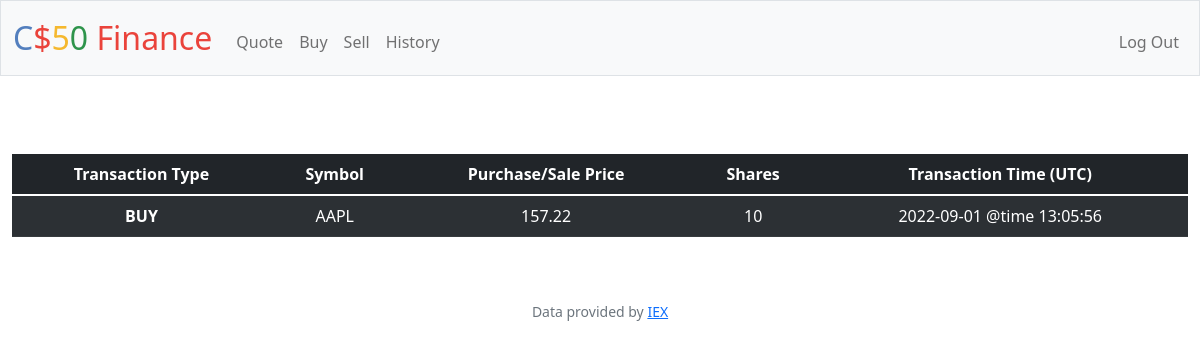
/history (signed in), run on an earlier commit of the app's database.
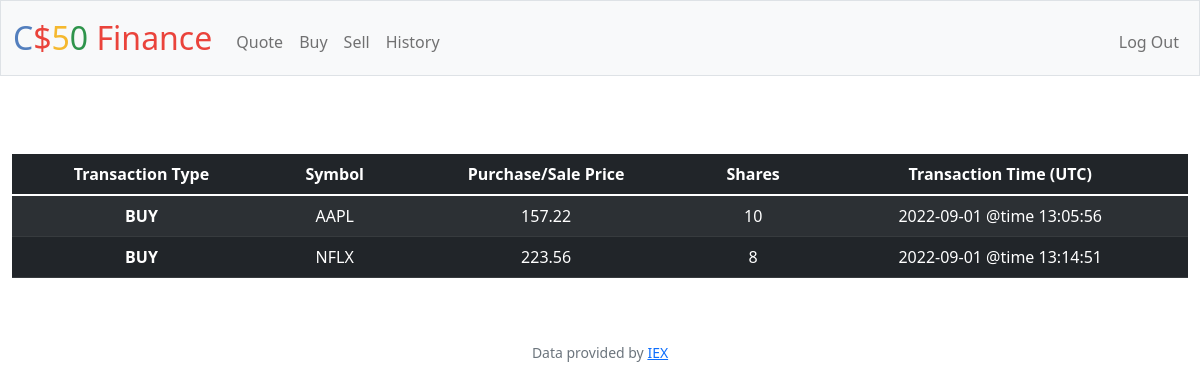
And on a later commit of the database.
### tables this page shows
CREATE TABLE orders (id INTEGER, user_id NUMERIC NOT NULL, symbol TEXT NOT NULL,             shares NUMERIC NOT NULL, price NUMERIC NOT NULL, timestamp TEXT, PRIMARY KEY(id),             FOREIGN KEY(user_id) REFERENCES users(id));

### app.py (the view)
@app.route("/history")
@login_required
def history():
    rows = db.execute("SELECT symbol, shares, price, timestamp FROM orders WHERE user_id = ?", session["user_id"])
    return render_template("history.html", rows=rows)

### app.py (called while the page is built)
@app.after_request
def after_request(response):
    response.headers["Cache-Control"] = "no-cache, no-store, must-revalidate"
    response.headers["Expires"] = 0
    response.headers["Pragma"] = "no-cache"
    return response

### helpers.py (called while the page is built)
def login_required(f):
    @wraps(f)
    def decorated_function(*args, **kwargs):
        if session.get("user_id") is None:
            return redirect("/login")
        return f(*args, **kwargs)
    return decorated_function

### templates/history.html (shortened to what this page needs)
{% extends "layout.html" %}
{% block main %}
    <table style='margin-top: 30px' class="table table-striped table-dark">
      <thead>
        <tr>
          <th scope="col"> Transaction Type </th>
          <th scope="col"> Symbol </th>
          <th scope="col"> Purchase/Sale Price </th>
          <th scope="col"> Shares </th>
          <th scope="col"> Transaction Time (UTC) </th>
        </tr>
      </thead>
      <tbody>
        {% for row in rows %}
        <tr>
          <th scope="row">
              {{ "BUY" if row["shares"] > 0 else "SELL" }}
          </th>
          <td>  {{ row["symbol"] }}  </td>
          <td>  {{ row["price"] }}  </td>
          <td>  {{ row["shares"]|abs }}  </td>
          <td>  {{ row["timestamp"] }}  </td>
        </tr>
        {% endfor %}
      </body>
{% endblock %}

### templates/layout.html (shortened to what this page needs)
<!DOCTYPE html>
<html lang="en">
    <head>
        <link href="https://cdn.jsdelivr.net/npm/bootstrap@5.1.3/dist/css/bootstrap.min.css" rel="stylesheet">
        <link href="/static/styles.css" rel="stylesheet">
    </head>
    <body>
        <nav class="bg-light border navbar navbar-expand-md navbar-light">
            <div class="container-fluid">
                <a class="navbar-brand" href="/"><span class="blue">C</span><span class="red">$</span><span class="yellow">5</span><span class="green">0</span> <span class="red">Finance</span></a>
                <div class="collapse navbar-collapse" id="navbar">
                    {% if session["user_id"] %}
                        <ul class="navbar-nav me-auto mt-2">
                            <li class="nav-item"><a class="nav-link" href="/quote">Quote</a></li>
                            <li class="nav-item"><a class="nav-link" href="/buy">Buy</a></li>
                            <li class="nav-item"><a class="nav-link" href="/sell">Sell</a></li>
                            <li class="nav-item"><a class="nav-link" href="/history">History</a></li>
                        </ul>
                        <ul class="navbar-nav ms-auto mt-2">
                            <li class="nav-item"><a class="nav-link" href="/logout">Log Out</a></li>
                        </ul>
                    {% else %}
                        <ul class="navbar-nav ms-auto mt-2">
                            <li class="nav-item"><a class="nav-link" href="/register">Register</a></li>
                            <li class="nav-item"><a class="nav-link" href="/login">Log In</a></li>
                        </ul>
                    {% endif %}
                </div>
            </div>
        </nav>
        <main class="container-fluid py-5 text-center">
            {% block main %}{% endblock %}
        <footer class="mb-5 small text-center text-muted">
            Data provided by <a href="https://iexcloud.io/">IEX</a>
        </footer>
    </body>
</html>

### static/styles.css (style rules this page uses)
nav .navbar-brand { font-size: xx-large; }
nav .navbar-brand .blue { color: #537fbe; }
nav .navbar-brand .red { color: #ea433b; }
nav .navbar-brand .yellow { color: #f5b82e; }
nav .navbar-brand .green { color: #2e944b; }
table { background-color: transparent; margin-bottom: 1rem; width: 100%; }
table th, table td { padding: 0.75rem; vertical-align: middle }
tbody tr:nth-of-type(odd) { background-color: rgb(179, 208, 255, 0.3) }

What changed in the data, as far as the page shows it:
added orders: shares "BUY", symbol "NFLX", price "223.56", shares|abs "8", timestamp "2022-09-01 @time 13:14:51"
